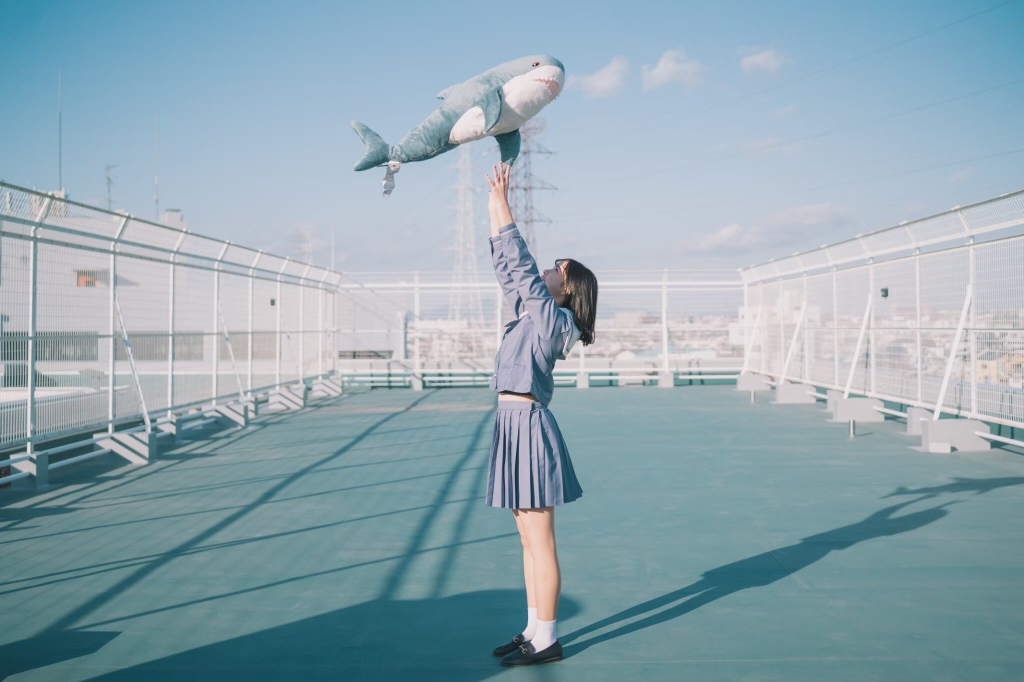
#> input picture YOLOv8Nano_test/photo_test_0.jpeg, 2048 x 1364 px, found by its file name (shown at 1/2 size)
$ python preprocess.py
#> lines starting #> are read from the running program, lines starting #| are printed output that depends on the picture
#入力画像の前処理と推論の実行
import cv2

def preprocess_image(image_path, target_size=(640, 640)):
    # 画像の読み込み
#> called with image_path = 'YOLOv8Nano_test/photo_test_0.jpeg', target_size = (640, 640)
    image = cv2.imread(image_path)
#> image is the input picture: shape (1364, 2048, 3); mean B, G, R 178, 167.5, 144.5

    # 画像のリサイズ
    resized_image = cv2.resize(image, target_size)
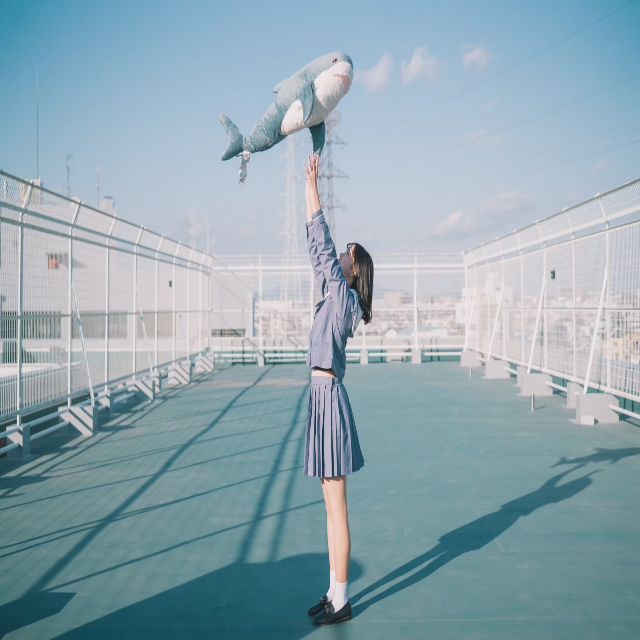
#> resized_image: shape (640, 640, 3); mean B, G, R 177.9, 167.4, 144.4

    # 画像の標準化
#> (the run stopped early here; a loop or call above may not have finished)

$ run again, with YOLOv8Nano_test/photo.jpeg copied over YOLOv8Nano_test/photo_test_0.jpeg
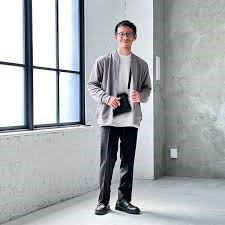
#> input picture YOLOv8Nano_test/photo.jpeg, 225 x 225 px, found by its file name
#> in preprocess_image, image is the input picture: shape (225, 225, 3); mean B, G, R 176.6, 173.7, 169.7
#> in preprocess_image, `resized_image = cv2.resize(image, target_size)`:
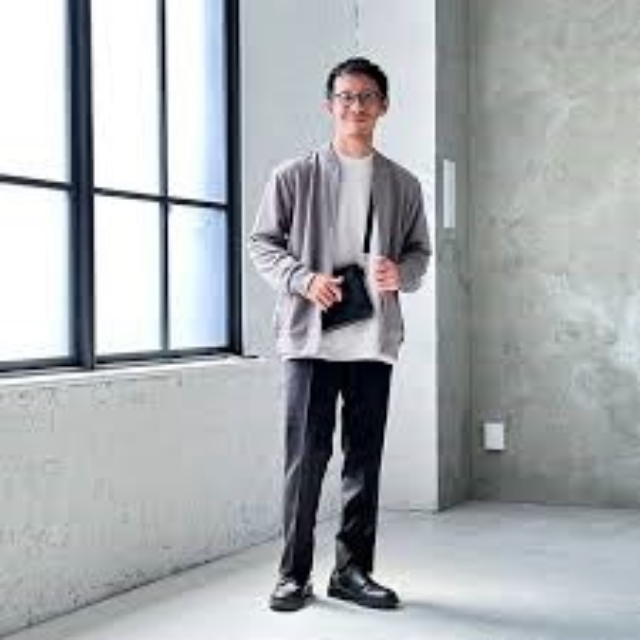
#> resized_image: shape (640, 640, 3); mean B, G, R 176.5, 173.6, 169.6
